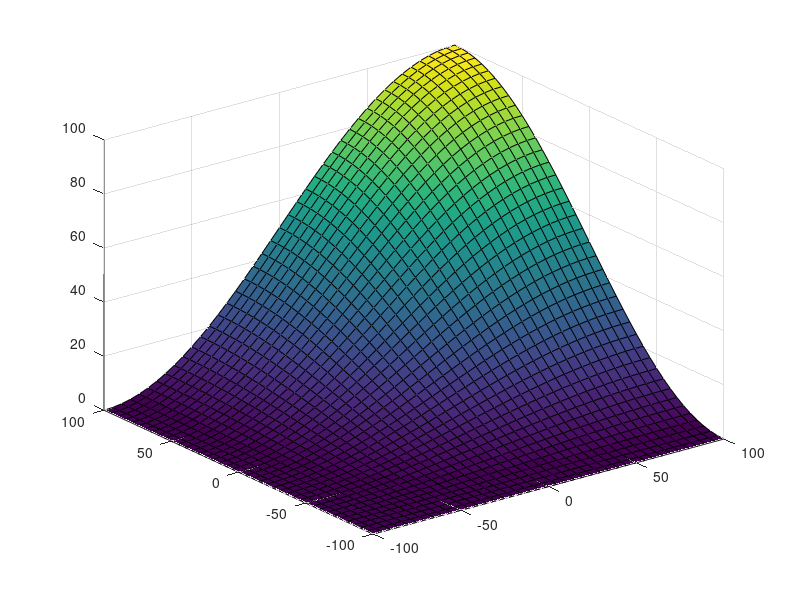
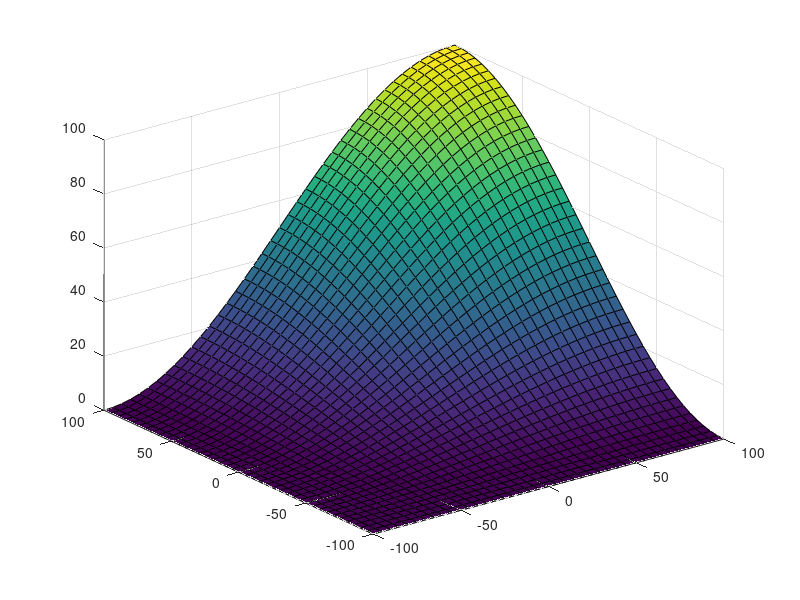

Write MATLAB code to recreate these figures, in order.
[u1, u2] = meshgrid(-100:5:100);

pinrm = @(x) x*pi/200;
sinx = @(x) (sin(x)+1)/2;
fit = @(x, y) 100 * sinx(x) .* sinx(y);
figure(1);
surf(u1, u2, fit(pinrm(u1), pinrm(u2)));

fitx = @(x, y) 25 * (sin(pi/200*x)+1) .* (sin(pi/200*y)+1);
figure(2);
surf(u1, u2, fitx(u1, u2));